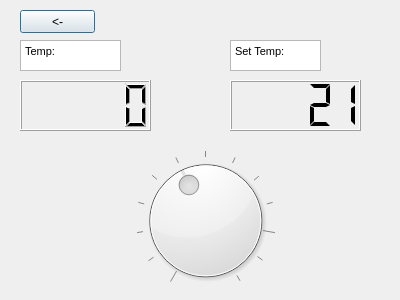
<?xml version="1.0" encoding="UTF-8"?>
<ui version="4.0">
 <class>temperaturescreen</class>
 <widget class="QDialog" name="temperaturescreen">
  <property name="geometry">
   <rect>
    <x>0</x>
    <y>0</y>
    <width>400</width>
    <height>300</height>
   </rect>
  </property>
  <property name="windowTitle">
   <string>Dialog</string>
  </property>
  <widget class="QDial" name="dial">
   <property name="geometry">
    <rect>
     <x>50</x>
     <y>150</y>
     <width>311</width>
     <height>141</height>
    </rect>
   </property>
   <property name="minimum">
    <number>16</number>
   </property>
   <property name="maximum">
    <number>28</number>
   </property>
   <property name="singleStep">
    <number>1</number>
   </property>
   <property name="value">
    <number>21</number>
   </property>
   <property name="sliderPosition">
    <number>21</number>
   </property>
   <property name="invertedAppearance">
    <bool>false</bool>
   </property>
   <property name="invertedControls">
    <bool>false</bool>
   </property>
   <property name="wrapping">
    <bool>false</bool>
   </property>
   <property name="notchesVisible">
    <bool>true</bool>
   </property>
  </widget>
  <widget class="QTextBrowser" name="textBrowser">
   <property name="geometry">
    <rect>
     <x>20</x>
     <y>40</y>
     <width>101</width>
     <height>31</height>
    </rect>
   </property>
   <property name="html">
    <string>&lt;!DOCTYPE HTML PUBLIC &quot;-//W3C//DTD HTML 4.0//EN&quot; &quot;http://www.w3.org/TR/REC-html40/strict.dtd&quot;&gt;
&lt;html&gt;&lt;head&gt;&lt;meta name=&quot;qrichtext&quot; content=&quot;1&quot; /&gt;&lt;style type=&quot;text/css&quot;&gt;
p, li { white-space: pre-wrap; }
&lt;/style&gt;&lt;/head&gt;&lt;body style=&quot; font-family:'MS Shell Dlg 2'; font-size:7.8pt; font-weight:400; font-style:normal;&quot;&gt;
&lt;p style=&quot; margin-top:0px; margin-bottom:0px; margin-left:0px; margin-right:0px; -qt-block-indent:0; text-indent:0px;&quot;&gt;&lt;span style=&quot; font-size:8.25pt;&quot;&gt;Temp:&lt;/span&gt;&lt;/p&gt;&lt;/body&gt;&lt;/html&gt;</string>
   </property>
  </widget>
  <widget class="QLCDNumber" name="lcdNumber_2">
   <property name="geometry">
    <rect>
     <x>20</x>
     <y>80</y>
     <width>131</width>
     <height>51</height>
    </rect>
   </property>
   <property name="autoFillBackground">
    <bool>true</bool>
   </property>
  </widget>
  <widget class="QPushButton" name="backButton">
   <property name="geometry">
    <rect>
     <x>20</x>
     <y>10</y>
     <width>75</width>
     <height>23</height>
    </rect>
   </property>
   <property name="text">
    <string>&lt;-</string>
   </property>
  </widget>
  <widget class="QLCDNumber" name="lcdNumber">
   <property name="geometry">
    <rect>
     <x>230</x>
     <y>80</y>
     <width>131</width>
     <height>51</height>
    </rect>
   </property>
   <property name="autoFillBackground">
    <bool>true</bool>
   </property>
   <property name="smallDecimalPoint">
    <bool>false</bool>
   </property>
   <property name="segmentStyle">
    <enum>QLCDNumber::Flat</enum>
   </property>
   <property name="value" stdset="0">
    <double>21.000000000000000</double>
   </property>
   <property name="intValue" stdset="0">
    <number>21</number>
   </property>
  </widget>
  <widget class="QTextBrowser" name="textBrowser_2">
   <property name="geometry">
    <rect>
     <x>230</x>
     <y>40</y>
     <width>91</width>
     <height>31</height>
    </rect>
   </property>
   <property name="html">
    <string>&lt;!DOCTYPE HTML PUBLIC &quot;-//W3C//DTD HTML 4.0//EN&quot; &quot;http://www.w3.org/TR/REC-html40/strict.dtd&quot;&gt;
&lt;html&gt;&lt;head&gt;&lt;meta name=&quot;qrichtext&quot; content=&quot;1&quot; /&gt;&lt;style type=&quot;text/css&quot;&gt;
p, li { white-space: pre-wrap; }
&lt;/style&gt;&lt;/head&gt;&lt;body style=&quot; font-family:'MS Shell Dlg 2'; font-size:7.8pt; font-weight:400; font-style:normal;&quot;&gt;
&lt;p style=&quot; margin-top:0px; margin-bottom:0px; margin-left:0px; margin-right:0px; -qt-block-indent:0; text-indent:0px;&quot;&gt;&lt;span style=&quot; font-size:8.25pt;&quot;&gt;Set Temp:&lt;/span&gt;&lt;/p&gt;&lt;/body&gt;&lt;/html&gt;</string>
   </property>
  </widget>
 </widget>
 <resources/>
 <connections/>
</ui>
